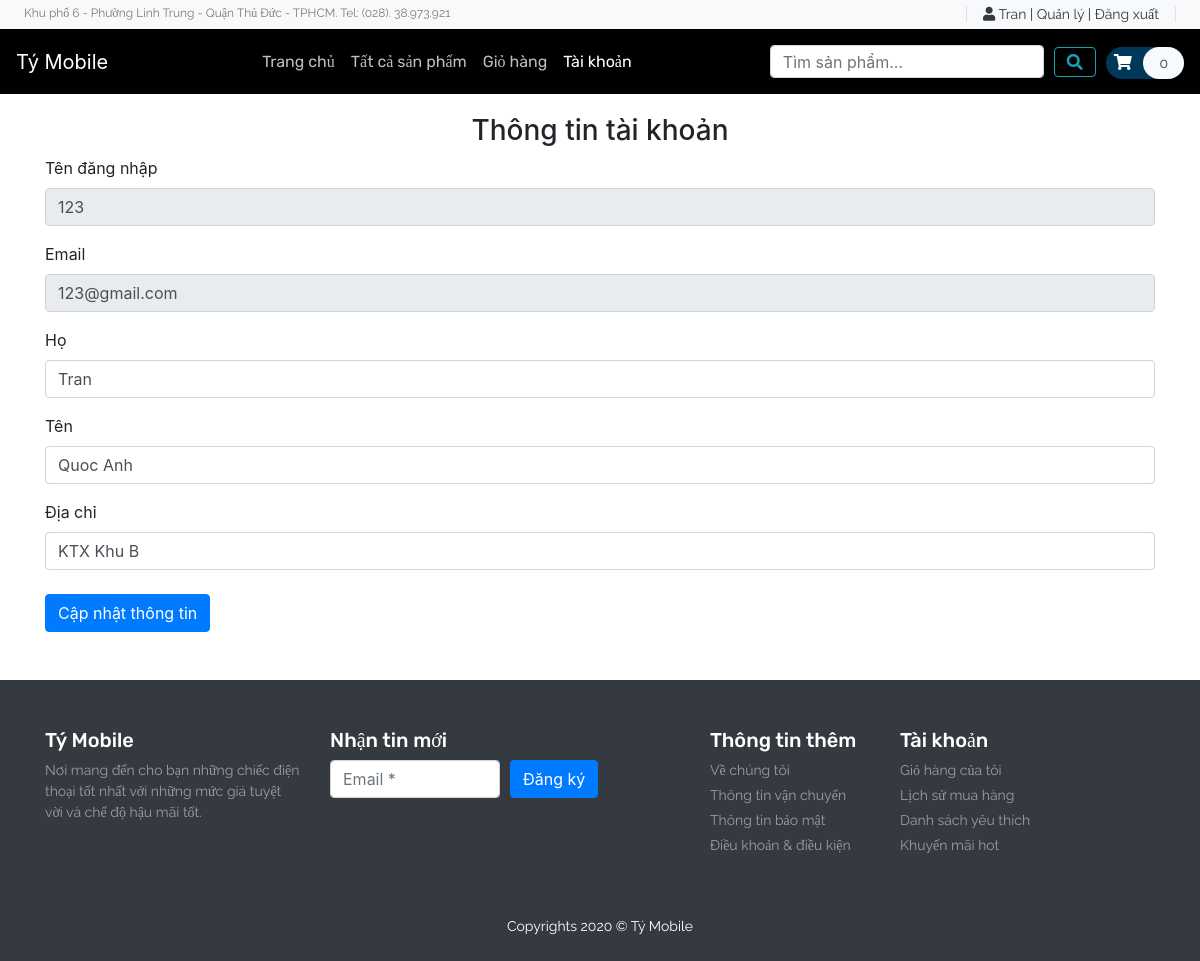
The page /tai-khoan/index.php (signed in) on the database its author committed.
### tables this page shows
CREATE TABLE IF NOT EXISTS `user` (
  `user_id` int(11) NOT NULL AUTO_INCREMENT,
  `user_type` tinyint(1) NOT NULL DEFAULT 0,
  `username` varchar(255) NOT NULL,
  `password` varchar(255) NOT NULL,
  `email` varchar(255) DEFAULT NULL,
  `first_name` varchar(100) NOT NULL,
  `last_name` varchar(100) NOT NULL,
  `address` varchar(255) DEFAULT NULL,
  `register_date` datetime DEFAULT NULL,
  PRIMARY KEY (`user_id`)
);

### common/session.php (called while the page is built, shortened)
<?php
  function getMemberById($memberId)
  {
    require_once('database_mysqli.php');
    $query = "select * FROM user WHERE user_id = ?";
    $stmt = $conn->prepare($query);
    $stmt->bind_param('d', $userId);
    $stmt->execute();
    $res = $stmt->get_result();
    $row = $res->fetch_assoc();
    return $row;
  }

### tai-khoan/tai-khoan.php (the view, shortened to what this page needs)
<?php
  include('../common/header.php');
  include('../common/database_mysqli.php');
  $query = "select * FROM user WHERE user_id = ?";
  $memberResult = $conn->prepare($query);
  $memberResult->bind_param('d', $_SESSION['userId']);
  $memberResult->execute();
  $result = $memberResult->get_result();
  $row = $result->fetch_assoc();
  echo <<<EOF
    <main id="main-site">
      <div class="container-fluid mb-5">
        <h1 class="h3 mb-2 text-gray-800 text-center">Thông tin tài khoản</h1>
        <form id="userInfo" role="form" accept-charset="utf-8">
          <div class="container">
            <div class="form-group">
                <label for="username">Tên đăng nhập</label>
                <input readonly type="text" class="form-control" id="username" name="username" value="$row[username]">
            </div>
            <div class="form-group">
                <label for="email">Email</label>
                <input readonly type="text" class="form-control" id="email" name="email" value="$row[email]">
            </div>
            <div class=" form-group">
              <label for="last_name">Họ</label>
              <input type="text" class="form-control" id="last_name" name="last_name" value="$row[last_name]">
            </div>
            <div class=" form-group">
              <label for="first_name">Tên</label>
              <input type="text" class="form-control" id="first_name" name="first_name" value="$row[first_name]">
            </div>
            <div class=" form-group">
              <label for="address">Địa chỉ</label>
              <input class="form-control" id="address" name="address" value="$row[address]">
            </div>
            <button type="submit" id="submit" class="btn btn-primary mt-2">Cập nhật thông tin</button>
        </form>
      </div>
    </main>
  EOF;
  include('../common/footer.php');
?>

### common/header.php (shortened to what this page needs)
<?php
    function Login() {
        if (!empty($_SESSION["userId"])) {
            if (time() < $_SESSION["expire"]) {
                require_once 'session.php';
                $memberResult = getMemberById($_SESSION["userId"]);
                if(!empty($memberResult["last_name"])) {
                    $displayName = $memberResult["last_name"];
                } else {
                    $displayName = $memberResult["username"];
                }
                if ($_SESSION['userType'] == 1) {
                    echo <<<EOF
                        <span class="px-3 border-right border-left"><a href="../tai-khoan" class="text-dark"><i class="fa fa-user" aria-hidden="true"></i> $displayName</a> | <a href="../admin" class="text-dark">Quản lý</a> | <a href="../dang-xuat" class="text-dark">Đăng xuất</a><span>
                    EOF;
                } else {
                    echo <<<EOF
                        <span class="px-3 border-right border-left"><a href="../tai-khoan" class="text-dark"><i class="fa fa-user" aria-hidden="true"></i> $displayName</a> | <a href="../dang-xuat" class="text-dark">Đăng xuất</a><span>
                    EOF;
                }
            }
          }
          else {
            if (!isset($_COOKIE['user'])) {
                $cart = array();
                setcookie('user', serialize($cart), time() + 86400 * 14, '/', null);
            }
            echo '<a href="../dang-nhap" class="px-3 border-right border-left text-dark">Đăng nhập</a><a href="../dang-ky" class="px-3 border-right border-left text-dark">Đăng ký</a><span>';
          }
    }
    ?>
<html>
<head>
    <link rel="stylesheet" href="https://stackpath.bootstrapcdn.com/bootstrap/4.4.1/css/bootstrap.min.css">
    <link rel="stylesheet" href="https://cdnjs.cloudflare.com/ajax/libs/OwlCarousel2/2.3.4/assets/owl.carousel.min.css">
    <link rel="stylesheet" href="https://cdnjs.cloudflare.com/ajax/libs/OwlCarousel2/2.3.4/assets/owl.theme.default.min.css">
    <link rel="stylesheet" href="https://cdnjs.cloudflare.com/ajax/libs/font-awesome/5.13.0/css/all.min.css">
    <link rel="stylesheet" href="style.css">
</head>
<body data-gr-c-s-loaded="true">
<header id="header">
    <div class="strip d-flex justify-content-between px-4 py-1 bg-light">
        <p class="font-rale font-size-12 text-black-50 m-0">
        <span class="d-none d-md-block ">Khu phố 6 - Phường Linh Trung - Quận Thủ Đức - TPHCM. Tel: (028). 38.973.921</span>
        </p>
        <div class="font-rale font-size-14">
            <?php Login();?>
        </div>
    </div>
    <nav class="navbar navbar-expand-lg navbar-dark color-second-bg">
        <a class="navbar-brand" href="../trang-chu">Tý Mobile</a>
        <div class="collapse navbar-collapse" id="navbarNav">
            <ul class="nav navbar-nav m-auto font-rubik" style="margin-left: 5">
                <li class="nav-item">
                    <a class="nav-link" href="../trang-chu">Trang chủ</a>
                </li>
                <li class="nav-item">
                    <a class="nav-link" href="../san-pham">Tất cả sản phẩm</a>
                </li>
                <li class="nav-item">
                    <a class="nav-link" href="../gio-hang">Giỏ hàng</i></a>
                </li>
                <li class="nav-item">
                    <a class="nav-link" href="../tai-khoan">Tài khoản</a>
                </li>
            </ul>
            <form class="form-inline" action="../san-pham">
                <div class="form-group" style="display: flex; align-items: center; position:relative; top: 8px;">
                    <input class="form-control" name="key" type="search" placeholder="Tìm sản phẩm..." aria-label="Search" style="height: calc(1.2em + 2px + 0.75rem);">
                    <button class="btn btn-outline-info" type="submit" style="margin: 0 10px"><i class="fa fa-search" aria-hidden="true"></i></button>
                </div>
            </form>
            <form action="../gio-hang" class="font-size-14 font-rale" style="position:relative; top: 8px;">
                <a href="../gio-hang" class="py-2 rounded-pill color-primary-bg">
                    <span class="font-size-16 px-2 text-white"><i class="fas fa-shopping-cart"></i></span>
                    <span id="totalItems" class="px-3 py-2 rounded-pill text-dark bg-light">
                        <?php
                            require_once 'database_pdo.php';
                            if (isset($_SESSION['userId'])) {
                                $sql = "SELECT SUM(quantity) AS total FROM cart WHERE user_id = :userId";
                                $stmt = $conn->prepare($sql);
                                $stmt->execute(array(
                                    ':userId' => $_SESSION['userId'],
                                ));
                                $res = $stmt->fetch(PDO::FETCH_ASSOC);
                                if ($res['total'] != '') {
                                    echo $res['total'];
                                } else {
                                    echo '0';
                                }
                            }
                        ?>
                    </span>
                </a>
            </form>
        </div>
    </nav>
</header>

### tai-khoan/style.css (style rules this page uses)
button, button:focus { outline: none !important; box-shadow: none !important; }
.font-rale { font-family: "Raleway", cursive; }
.font-rubik { font-family: "Rubik", cursive; }
.font-size-12 { font-size: 12px; }
.font-size-14 { font-size: 14px; }
.font-size-16 { font-size: 16px; }
.color-primary-bg { background: #003859; }
.color-second-bg { background: black; }
h1 { margin-top: 20px; }

### common/header.php (style rules this page uses)
.navbar-dark .navbar-nav .nav-link { color:rgba(255, 255, 255, 0.75); }

### rows shown on the page
user: last_name "Tran", username "123", email "123@gmail.com", first_name "Quoc Anh", address "KTX Khu B"
